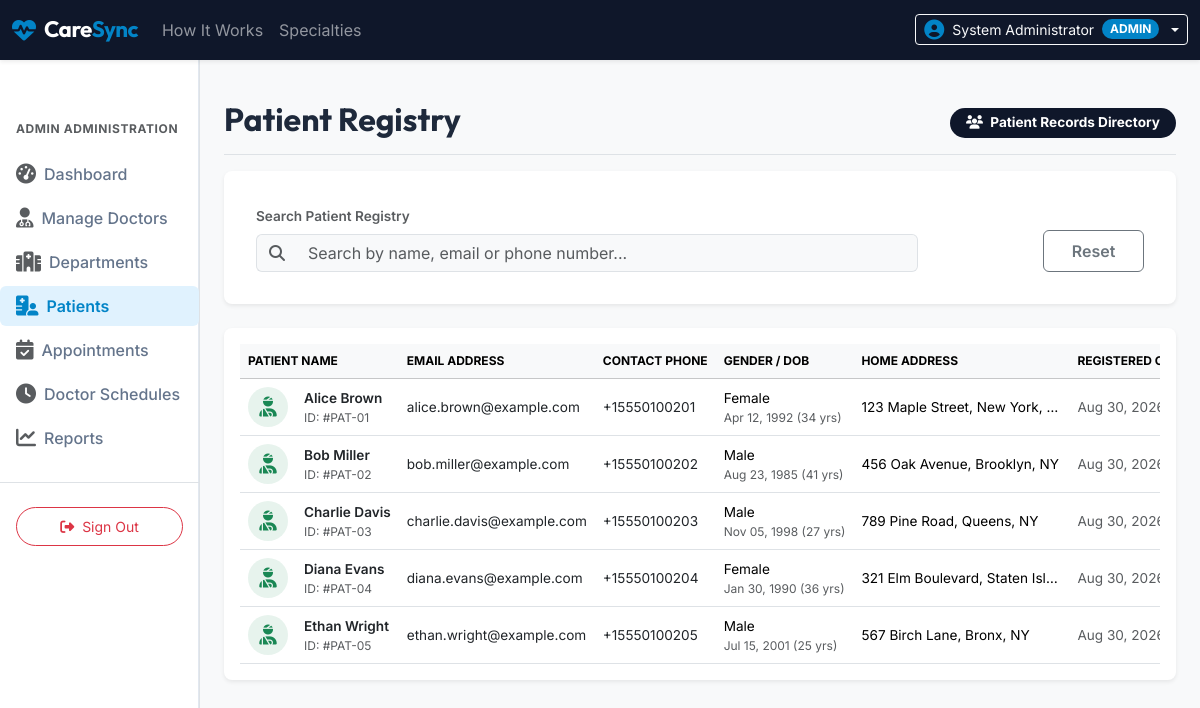
Screenshot of /admin/patients.php (signed in) with the database file from the repository.
### tables this page shows
CREATE TABLE `patients` (
  `id` INT AUTO_INCREMENT PRIMARY KEY,
  `user_id` INT NOT NULL,
  `phone` VARCHAR(20) NOT NULL,
  `gender` ENUM('Male', 'Female', 'Other') NOT NULL,
  `date_of_birth` DATE NOT NULL,
  `address` TEXT NOT NULL,
  `created_at` TIMESTAMP DEFAULT CURRENT_TIMESTAMP,
  FOREIGN KEY (`user_id`) REFERENCES `users` (`id`) ON DELETE CASCADE
);

CREATE TABLE `users` (
  `id` INT AUTO_INCREMENT PRIMARY KEY,
  `name` VARCHAR(100) NOT NULL,
  `email` VARCHAR(100) NOT NULL UNIQUE,
  `password` VARCHAR(255) NOT NULL,
  `role` ENUM('admin', 'doctor', 'patient') NOT NULL,
  `status` ENUM('active', 'inactive') NOT NULL DEFAULT 'active',
  `created_at` TIMESTAMP DEFAULT CURRENT_TIMESTAMP
);

### includes/functions.php (called while the page is built, shortened)
<?php
function sanitize($data) {
    return htmlspecialchars(trim($data), ENT_QUOTES, 'UTF-8');
}
function format_date($date) {
    return date('M d, Y', strtotime($date));
}
?>

### admin/patients.php (the view, shortened to what this page needs)
<?php
require_once __DIR__ . '/../includes/header.php';
require_once __DIR__ . '/../config/database.php';
$search = sanitize($_GET['search'] ?? '');
$query = "
    SELECT p.*, u.name, u.email, u.status
    FROM patients p
    JOIN users u ON p.user_id = u.id
    WHERE 1=1
";
$params = [];
$query .= " ORDER BY u.name ASC";
try {
    $stmt = $pdo->prepare($query);
    $stmt->execute($params);
    $patients = $stmt->fetchAll();
} catch (PDOException $e) {
    $error = "Failed to load patients registry: " . $e->getMessage();
}
?>
<div class="d-flex justify-content-between flex-wrap flex-md-nowrap align-items-center pt-3 pb-2 mb-3 border-bottom">
    <h1 class="h2 font-outfit fw-bold text-dark-blue">Patient Registry</h1>
    <div class="btn-toolbar mb-2 mb-md-0">
        <span class="badge bg-dark-blue text-white rounded-pill px-3 py-2 fs-8"><i class="fa-solid fa-users me-1"></i> Patient Records Directory</span>
    </div>
</div>
<div class="card border-0 shadow-sm rounded-3 bg-white p-3 mb-4">
    <div class="card-body">
        <form action="patients.php" method="GET" class="row g-3 align-items-end">
            <div class="col-md-9">
                <label for="search" class="form-label fs-8 text-muted fw-semibold">Search Patient Registry</label>
                <div class="input-group">
                    <span class="input-group-text bg-light border-end-0"><i class="fa-solid fa-magnifying-glass text-muted"></i></span>
                    <input type="text" class="form-control bg-light border-start-0" id="search" name="search" value="<?php echo sanitize($search); ?>" placeholder="Search by name, email or phone number...">
                </div>
            </div>
            <div class="col-md-3 d-grid gap-2 d-md-flex">
                <button type="submit" class="btn btn-dark-blue text-white fw-semibold w-100 py-2">Search</button>
                <a href="patients.php" class="btn btn-outline-secondary fw-semibold w-100 py-2">Reset</a>
            </div>
        </form>
    </div>
</div>
<div class="card border-0 shadow-sm rounded-3 bg-white p-3">
    <div class="card-body p-0">
        <div class="table-responsive">
            <table class="table align-middle table-hover mb-0 text-nowrap">
                <thead class="table-light fs-9 text-uppercase">
                    <tr>
                        <th>Patient Name</th>
                        <th>Email Address</th>
                        <th>Contact Phone</th>
                        <th>Gender / DOB</th>
                        <th>Home Address</th>
                        <th>Registered On</th>
                    </tr>
                </thead>
                <tbody class="fs-8">
                    <?php if (empty($patients)): ?>
                        <tr>
                            <td colspan="6" class="text-center text-muted py-4">No registered patient records found.</td>
                        </tr>
                    <?php else: ?>
                        <?php foreach ($patients as $pat):
                            $age = date_diff(date_create($pat['date_of_birth']), date_create('today'))->y;
                        ?>
                            <tr>
                                <td>
                                    <div class="d-flex align-items-center">
                                        <div class="rounded-circle bg-success bg-opacity-10 text-success d-flex align-items-center justify-content-center me-3" style="width: 40px; height: 40px; flex-shrink: 0;">
                                            <i class="fa-solid fa-user-injured fs-5"></i>
                                        </div>
                                        <div>
                                            <div class="fw-semibold text-dark fs-7"><?php echo sanitize($pat['name']); ?></div>
                                            <div class="text-muted fs-9">ID: #PAT-0<?php echo $pat['id']; ?></div>
                                        </div>
                                    </div>
                                </td>
                                <td class="text-dark"><?php echo sanitize($pat['email']); ?></td>
                                <td class="text-dark"><?php echo sanitize($pat['phone']); ?></td>
                                <td>
                                    <div><?php echo $pat['gender']; ?></div>
                                    <div class="text-muted fs-9"><?php echo format_date($pat['date_of_birth']); ?> (<?php echo $age; ?> yrs)</div>
                                </td>
                                <td>
                                    <div class="text-truncate" style="max-width: 200px;" title="<?php echo sanitize($pat['address']); ?>">
                                        <?php echo sanitize($pat['address']); ?>
                                    </div>
                                </td>
                                <td class="text-muted"><?php echo format_date($pat['created_at']); ?></td>
                            </tr>
                        <?php endforeach; ?>
                    <?php endif; ?>
                </tbody>
            </table>
        </div>
    </div>
</div>
<?php
require_once __DIR__ . '/../includes/footer.php';
?>

### assets/css/style.css (style rules this page uses)
:root { --dark-blue: #0f172a; --medical-blue: #0284c7; --medical-light: #e0f2fe; --body-bg: #f8fafc; --text-dark: #1e293b; --text-muted: #64748b; --border-color: #e2e8f0; }
body { font-family: 'Inter', sans-serif; color: var(--text-dark); background-color: var(--body-bg) !important; display: flex; flex-direction: column; min-height: 100vh; }
.font-outfit, h1, h2, h3, h4, h5, h6 { font-family: 'Outfit', sans-serif; }
.bg-dark-blue { background-color: var(--dark-blue) !important; }
.fs-8 { font-size: 0.85rem !important; }
.fs-9 { font-size: 0.75rem !important; }

### rows the page displays
patients: user.name "Alice Brown", id "1", user.email "alice.brown@example.com", phone "+15550100201", gender "Female", date_of_birth "Apr 12, 1992", date_of_birth "34", address "123 Maple Street, New York,…", created_at "Aug 30,…"
patients: user.name "Bob Miller", id "2", user.email "bob.miller@example.com", phone "+15550100202", gender "Male", date_of_birth "Aug 23, 1985", date_of_birth "41", address "456 Oak Avenue, Brooklyn, NY", created_at "Aug 30,…"
patients: user.name "Charlie Davis", id "3", user.email "charlie.davis@example.com", phone "+15550100203", gender "Male", date_of_birth "Nov 05, 1998", date_of_birth "27", address "789 Pine Road, Queens, NY", created_at "Aug 30,…"
patients: user.name "Diana Evans", id "4", user.email "diana.evans@example.com", phone "+15550100204", gender "Female", date_of_birth "Jan 30, 1990", date_of_birth "36", address "321 Elm Boulevard, Staten Isl…", created_at "Aug 30,…"
patients: user.name "Ethan Wright", id "5", user.email "ethan.wright@example.com", phone "+15550100205", gender "Male", date_of_birth "Jul 15, 2001", date_of_birth "25", address "567 Birch Lane, Bronx, NY", created_at "Aug 30,…"

### other values shown
$_SESSION['name'] "System Administrator"
$_SESSION['role'] "ADMIN"
